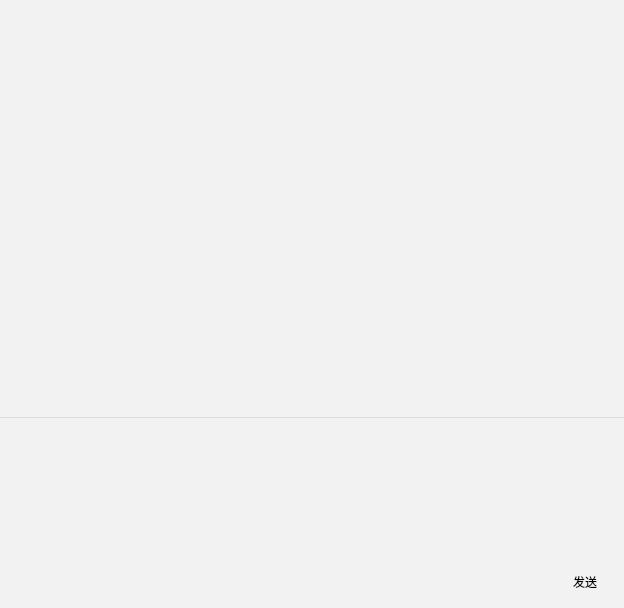
<?xml version="1.0" encoding="UTF-8"?>
<ui version="4.0">
 <class>PrivateChat</class>
 <widget class="QWidget" name="PrivateChat">
  <property name="enabled">
   <bool>true</bool>
  </property>
  <property name="geometry">
   <rect>
    <x>0</x>
    <y>0</y>
    <width>624</width>
    <height>608</height>
   </rect>
  </property>
  <property name="windowTitle">
   <string>Form</string>
  </property>
  <property name="styleSheet">
   <string notr="true">background-color: rgb(231, 231, 231);</string>
  </property>
  <layout class="QVBoxLayout" name="verticalLayout">
   <property name="spacing">
    <number>0</number>
   </property>
   <property name="leftMargin">
    <number>0</number>
   </property>
   <property name="topMargin">
    <number>0</number>
   </property>
   <property name="rightMargin">
    <number>0</number>
   </property>
   <property name="bottomMargin">
    <number>0</number>
   </property>
   <item>
    <widget class="QFrame" name="frame_4">
     <property name="styleSheet">
      <string notr="true">QFrame{
background-color: #F2F2F2;
border-top: 0px;
border-right: 0px;
border-left: 0px;
border-bottom: 1px solid rgb(130, 130, 130, 50);
}

</string>
     </property>
     <property name="frameShape">
      <enum>QFrame::StyledPanel</enum>
     </property>
     <property name="frameShadow">
      <enum>QFrame::Raised</enum>
     </property>
     <layout class="QHBoxLayout" name="horizontalLayout_6">
      <property name="topMargin">
       <number>0</number>
      </property>
      <item>
       <widget class="QTextEdit" name="showMsg_te">
        <property name="minimumSize">
         <size>
          <width>600</width>
          <height>400</height>
         </size>
        </property>
        <property name="font">
         <font>
          <family>微软雅黑</family>
          <pointsize>14</pointsize>
         </font>
        </property>
        <property name="styleSheet">
         <string notr="true">background-color: #F2F2F2;
border: 0px solid #F2F2F2;</string>
        </property>
        <property name="undoRedoEnabled">
         <bool>true</bool>
        </property>
        <property name="readOnly">
         <bool>true</bool>
        </property>
        <property name="html">
         <string>&lt;!DOCTYPE HTML PUBLIC &quot;-//W3C//DTD HTML 4.0//EN&quot; &quot;http://www.w3.org/TR/REC-html40/strict.dtd&quot;&gt;
&lt;html&gt;&lt;head&gt;&lt;meta name=&quot;qrichtext&quot; content=&quot;1&quot; /&gt;&lt;style type=&quot;text/css&quot;&gt;
p, li { white-space: pre-wrap; }
&lt;/style&gt;&lt;/head&gt;&lt;body style=&quot; font-family:'微软雅黑'; font-size:14pt; font-weight:400; font-style:normal;&quot;&gt;
&lt;p style=&quot;-qt-paragraph-type:empty; margin-top:0px; margin-bottom:0px; margin-left:0px; margin-right:0px; -qt-block-indent:0; text-indent:0px; font-size:16pt;&quot;&gt;&lt;br /&gt;&lt;/p&gt;&lt;/body&gt;&lt;/html&gt;</string>
        </property>
       </widget>
      </item>
     </layout>
    </widget>
   </item>
   <item>
    <widget class="QFrame" name="frame_5">
     <property name="styleSheet">
      <string notr="true">QFrame{
background-color: #F2F2F2;
border-top: 0px;
border-right: 0px;
border-left: 0px;
border-bottom: 0px;
}

</string>
     </property>
     <property name="frameShape">
      <enum>QFrame::StyledPanel</enum>
     </property>
     <property name="frameShadow">
      <enum>QFrame::Raised</enum>
     </property>
     <layout class="QHBoxLayout" name="horizontalLayout_5">
      <item>
       <widget class="QTextEdit" name="inputMsg_te">
        <property name="sizePolicy">
         <sizepolicy hsizetype="Expanding" vsizetype="Fixed">
          <horstretch>0</horstretch>
          <verstretch>0</verstretch>
         </sizepolicy>
        </property>
        <property name="minimumSize">
         <size>
          <width>600</width>
          <height>120</height>
         </size>
        </property>
        <property name="maximumSize">
         <size>
          <width>16777215</width>
          <height>120</height>
         </size>
        </property>
        <property name="font">
         <font>
          <family>微软雅黑</family>
          <pointsize>14</pointsize>
         </font>
        </property>
        <property name="styleSheet">
         <string notr="true">background-color: #F2F2F2;
border: 10px solid #F2F2F2;
</string>
        </property>
        <property name="undoRedoEnabled">
         <bool>true</bool>
        </property>
        <property name="readOnly">
         <bool>false</bool>
        </property>
        <property name="html">
         <string>&lt;!DOCTYPE HTML PUBLIC &quot;-//W3C//DTD HTML 4.0//EN&quot; &quot;http://www.w3.org/TR/REC-html40/strict.dtd&quot;&gt;
&lt;html&gt;&lt;head&gt;&lt;meta name=&quot;qrichtext&quot; content=&quot;1&quot; /&gt;&lt;style type=&quot;text/css&quot;&gt;
p, li { white-space: pre-wrap; }
&lt;/style&gt;&lt;/head&gt;&lt;body style=&quot; font-family:'微软雅黑'; font-size:14pt; font-weight:400; font-style:normal;&quot;&gt;
&lt;p style=&quot;-qt-paragraph-type:empty; margin-top:0px; margin-bottom:0px; margin-left:0px; margin-right:0px; -qt-block-indent:0; text-indent:0px; font-size:16pt;&quot;&gt;&lt;br /&gt;&lt;/p&gt;&lt;/body&gt;&lt;/html&gt;</string>
        </property>
       </widget>
      </item>
     </layout>
    </widget>
   </item>
   <item>
    <widget class="QFrame" name="frame">
     <property name="styleSheet">
      <string notr="true">background-color: #F2F2F2;
border: 0px;

</string>
     </property>
     <property name="frameShape">
      <enum>QFrame::StyledPanel</enum>
     </property>
     <property name="frameShadow">
      <enum>QFrame::Raised</enum>
     </property>
     <layout class="QHBoxLayout" name="horizontalLayout_2">
      <property name="leftMargin">
       <number>11</number>
      </property>
      <property name="topMargin">
       <number>11</number>
      </property>
      <property name="bottomMargin">
       <number>11</number>
      </property>
      <item>
       <layout class="QHBoxLayout" name="horizontalLayout">
        <property name="spacing">
         <number>0</number>
        </property>
        <item>
         <spacer name="horizontalSpacer">
          <property name="orientation">
           <enum>Qt::Horizontal</enum>
          </property>
          <property name="sizeHint" stdset="0">
           <size>
            <width>40</width>
            <height>20</height>
           </size>
          </property>
         </spacer>
        </item>
        <item>
         <widget class="QPushButton" name="sendMsg_pb">
          <property name="sizePolicy">
           <sizepolicy hsizetype="Fixed" vsizetype="Fixed">
            <horstretch>0</horstretch>
            <verstretch>0</verstretch>
           </sizepolicy>
          </property>
          <property name="minimumSize">
           <size>
            <width>60</width>
            <height>30</height>
           </size>
          </property>
          <property name="font">
           <font>
            <family>宋体</family>
           </font>
          </property>
          <property name="styleSheet">
           <string notr="true"/>
          </property>
          <property name="text">
           <string>发送</string>
          </property>
         </widget>
        </item>
       </layout>
      </item>
     </layout>
    </widget>
   </item>
  </layout>
 </widget>
 <resources/>
 <connections/>
</ui>
